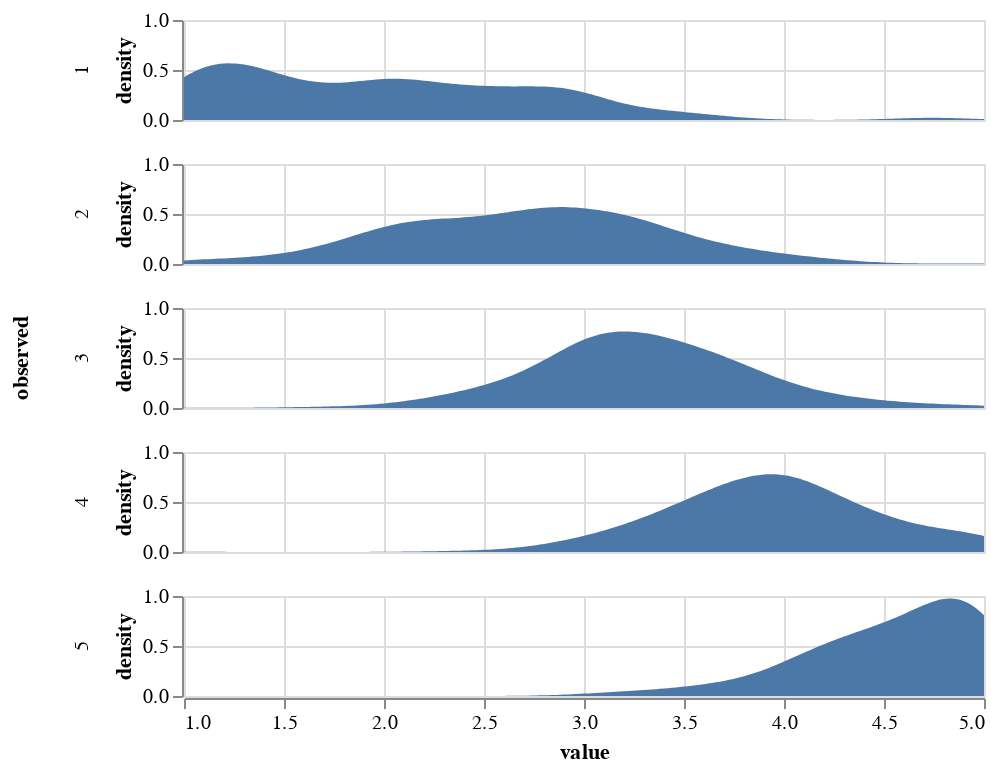

Notebook code for this chart:
### Code cell
fit_vs_obs = pd.concat([
    Rhatbig.rename(columns={'rating':'fit'}),
    Rbig.rename(columns={'rating':'observed'}),
], axis=1).stack().dropna().reset_index()[['fit','observed']]

fit_vs_obs = fit_vs_obs.iloc[np.random.choice(len(fit_vs_obs), 5000)]

alt.Chart(fit_vs_obs).transform_density(
    density='fit',
    bandwidth=0.2,
    groupby=['observed'],
    extent= [1, 5]
).mark_area().encode(
    alt.X('value:Q', ),
    alt.Y('density:Q'),
    alt.Row('observed:N', )
).properties(width=400, height=50)

### Figure 1 — Vega-Lite specification as saved in the notebook (floating-point values rounded to 4 significant figures; data arrays with more than 128 entries replaced by an {"elided": "..."} marker saying what was removed)
{"config": {"view": {"continuousWidth": 400, "continuousHeight": 300}}, "data": {"name": "data-549720e15209ff2f73584e9dee1bbbdb"}, "mark": "area", "encoding": {"row": {"type": "nominal", "field": "observed"}, "x": {"type": "quantitative", "field": "value"}, "y": {"type": "quantitative", "field": "density"}}, "height": 50, "transform": [{"density": "fit", "bandwidth": 0.2, "extent": [1, 5], "groupby": ["observed"]}], "width": 400, "$schema": "https://vega.github.io/schema/vega-lite/v4.8.1.json", "datasets": {"data-549720e15209ff2f73584e9dee1bbbdb": {"elided": "5000 records"}}}
